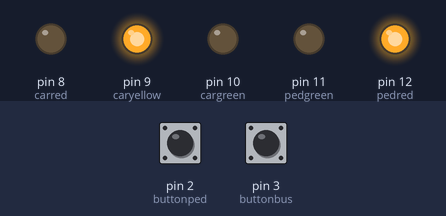
Simulated run of this sketch. Board: Arduino Uno, built with avr-gcc and run on an emulated ATmega328P. Shown: output pins drawn as LEDs (lit = HIGH). The test bench sets the inputs (shaded band); at power-on: pin 2 (buttonped) LOW, pin 3 (buttonbus) LOW.

Above: at 1.5 s.
At 13.0 s:
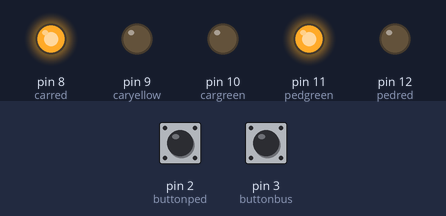
At 24.5 s:
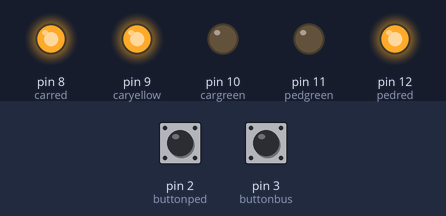
Timing chart, 0 to 33.8 s (numbered marks = the images above):
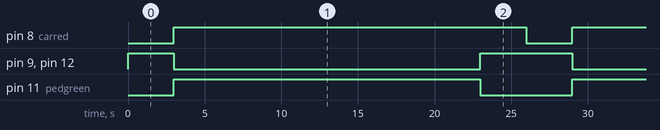

Measured:
- by itself, pin 8 (carred): alternates HIGH for 23.0 s and LOW for 3.0 s
- by itself, pin 9 (caryellow), pin 12 (pedred): repeats every 26.0 s: LOW 20.0 s, HIGH 6.0 s
- by itself, pin 11 (pedgreen): alternates HIGH for 20.0 s and LOW for 6.0 s

The sketch:

synchronise_code_.ino
```cpp
//Traffic lights assigned
int cargreen = 10;
int caryellow = 9;
int carred = 8;

//pedesterian lights  assigned
int pedred = 12;
int pedgreen = 11;

//buttons pin ped &bus assigned
int buttonped = 2;
int buttonbus= 3 ;

//white light to check if pedbutton is pressed
int white = 7;

//Orange Light to check if bus driver button is pressed
int orange = 6;

//parameters to count the time in phases
unsigned long time1 = 0; //at initial point
unsigned long time2 = 0;//the current time
enum traffic_light_status
{
  GREEN, RED, YELLOW, RED_YELLOW
} ;   // enumeration to assign phases

traffic_light_status  status; //assign status


void setup () {

  pinMode(carred, OUTPUT); //traffic lights o/p
  pinMode(caryellow, OUTPUT);
  pinMode(cargreen, OUTPUT);

  pinMode(pedred, OUTPUT);// pedestarian lights o/p
  pinMode(pedgreen, OUTPUT);

  pinMode(buttonped, INPUT); // bus & ped button i/p
    pinMode(buttonbus, INPUT);
    status = GREEN; //start at green phase to go yellow
}

void loop() {

  switch (status){

      case YELLOW: //traffic yellow phase
               go_red();            break; //go red fun

       case RED: //trafic red phaase
                 go_yellow_red();     break; //go yellow red

       case RED_YELLOW: //traffic red yellow phase

               go_green();          break; //go green phase

    case GREEN :
               go_yellow();         break; //go yellow phase

  }

 }


void go_yellow(){

  //turn on yellow traffic light and ped red for 3 sec

    digitalWrite(cargreen, LOW); //traffic green off
    digitalWrite(caryellow, HIGH);//traffic yellow on

    digitalWrite(pedred, HIGH);//ped red on
    digitalWrite(pedgreen, LOW);// ped green off
    delay(3000);// 3 sec delay
    status = YELLOW; //go yellow case
}

void go_red(){

  //turn on traffic red && ped green

    digitalWrite(carred, HIGH);//traffic red on
    digitalWrite(caryellow, LOW);//traffic yellow off

    digitalWrite(pedred, LOW);//ped red off
    digitalWrite(pedgreen, HIGH); //ped green on


     time1 = millis(); //count initial time
     time2 = millis();  //count current time

    unsigned long elapsed = 0; //count the difference
    bool change = false; //change state parameter
    bool button_on = false; //check button state parameter

    while(change == false){

        time2 = millis();
        elapsed = time2 - time1;


        if (digitalRead(buttonbus) == HIGH)
        {
            button_on = true;
            digitalWrite(orange, HIGH);//turn on orange light
        }

        if((button_on == true) && (elapsed > 10000))
            change = true; //delay 10 sec only

        if((button_on == false) && (elapsed > 20000))
            change = true; //delay 20 sec
    }

    digitalWrite(orange, LOW); //turn off orange light
    button_on = false;
    	status = RED; //go red  case

}

void  go_yellow_red()
{

    digitalWrite(caryellow, HIGH); //traffic yellow on

    digitalWrite(pedred, HIGH); //ped red on
    digitalWrite (pedgreen,LOW) ; //ped green light off
   delay (3000) ; //3 sec delay
  status = RED_YELLOW; //go red yellow case

}

void go_green(){

    digitalWrite(cargreen, HIGH); //traffic green on
    digitalWrite(caryellow, LOW); //traffic yellow off
    digitalWrite(carred, LOW); //traffic red off


    unsigned long elapsed = 0;
    bool change = false;
    bool button_on = false; //ped button state
    bool var =false ;
    bool buttonbus_on = false; //busdriver button state

    while(change == false)
    {

        time2 = millis();
        elapsed = time2 - time1;


        if (digitalRead(buttonped) == HIGH){
          //check if ped button on
            button_on = true;
            digitalWrite(white, HIGH);
        }

      if (digitalRead(buttonbus) == HIGH){
           //check if bus driver button on
            buttonbus_on = true;
            digitalWrite(orange, HIGH);
        }


        if ((button_on == true) && (elapsed > 10000))
            change = true; //delay 10 sec

       else if  ((buttonbus_on) == true &&( elapsed > 30000))

          change = true; //delay 30 sec

         else if ((buttonbus_on) == false && elapsed > 20000 )

         change = true; //delay 20 sec

         }


      digitalWrite(white, LOW); //turn off white light
      digitalWrite(orange, LOW); //turn off orange light
  button_on = false;
   status = GREEN; //go green case
}

 
```
